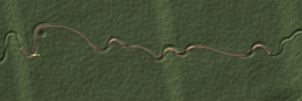
#> input picture godot/levels/world_cut_map.png, 302 x 101 px, given in place of brown_mud_02_diff_4k.jpg, which was not available; the run also reads 1 picture not shown here
$ python prep_trail_textures.py ../levels ../assets/helmets/helmet_6d_black_0.jpg
#> lines starting #> are read from the running program, lines starting #| are printed output that depends on the picture
"""Prepares the trail ground scans (Poly Haven, CC0) for world/ground.gdshader.

    python prep_trail_textures.py <folder with the 4k downloads> <godot/assets/textures/trail>

Per scan <id> (files <id>_diff_4k.jpg, <id>_nor_gl_4k.jpg, <id>_rough_4k.jpg) it writes
  <id>_col.jpg  the colour as a RATIO to the scan's own mean (x 0.5, sRGB): the shader multiplies the biome's
                trail colour by it, so every biome keeps its colour and gets the scan's detail. The scan's slow
                light / dark drifts (anything wider than ~1/6 of the tile) are flattened out: those are what the
                eye picks up as a repeating tile. Half desaturated, so stones keep a little of their own hue.
  <id>_nr.jpg   normal x, y (OpenGL) in R, G and roughness in B
"""
import sys, os
import numpy as np
from PIL import Image

Image.MAX_IMAGE_PIXELS = None
IDS = ["brown_mud_02", "brown_mud_03", "rocky_trail", "gravelly_sand"]


def lowpass(a, sigma_frac):
    """wrap-around Gaussian blur (the scans tile), sigma as a fraction of the image"""
    h, w = a.shape[:2]
    fy = np.fft.fftfreq(h)[:, None]
    fx = np.fft.rfftfreq(w)[None, :]
    g = np.exp(-2.0 * (np.pi ** 2) * ((fy * h * sigma_frac) ** 2 + (fx * w * sigma_frac) ** 2))
    if a.ndim == 2:
        return np.fft.irfft2(np.fft.rfft2(a) * g, s=(h, w))
    return np.stack([np.fft.irfft2(np.fft.rfft2(a[..., c]) * g, s=(h, w)) for c in range(a.shape[2])], axis=-1)


def srgb_to_lin(c):
    return np.where(c <= 0.04045, c / 12.92, ((c + 0.055) / 1.055) ** 2.4)


def lin_to_srgb(c):
    return np.where(c <= 0.0031308, c * 12.92, 1.055 * np.power(np.maximum(c, 1e-9), 1 / 2.4) - 0.055)


def main(src, dst):
#> called with src = '../levels', dst = '../assets/helmets/helmet_6d_black_0.jpg'
    os.makedirs(dst, exist_ok=True)
    for i in IDS:
        d = np.asarray(Image.open(os.path.join(src, i + "_diff_4k.jpg")).convert("RGB"), dtype=np.float32) / 255.0
        lin = srgb_to_lin(d)
#> in srgb_to_lin, `return np.where(c <= 0.04045, c / 12.92, ((c + 0.055) / 1.055) ** 2.4)`:
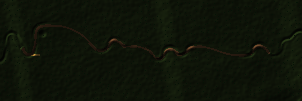
#> returned value: shape (101, 302, 3) float32; mean of channels 0, 1, 2 0.0589, 0.0802, 0.0354; drawn as R, G, B
        lum = lin @ np.array([0.2126, 0.7152, 0.0722], dtype=np.float32)
        slow = np.maximum(lowpass(lum, 1.0 / 6.0), 1e-4)
#> in lowpass, `return np.fft.irfft2(np.fft.rfft2(a) * g, s=(h, w))`:
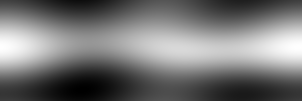
#> returned value: shape (101, 302) float64; min 0.0696, max 0.0758, mean 0.0724; drawn with min black and max white
        lin = lin * (lum.mean() / slow)[..., None]
        ratio = lin / lin.reshape(-1, 3).mean(axis=0)
        grey = (ratio @ np.array([0.2126, 0.7152, 0.0722], dtype=np.float32))[..., None]
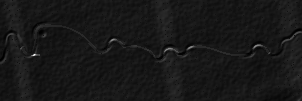
#> grey: shape (101, 302, 1) float64; min 0.206, max 8.55, mean 1; drawn with min black and max white
        ratio = grey + (ratio - grey) * 0.5
        ratio /= ratio.reshape(-1, 3).mean(axis=0)
        col = lin_to_srgb(np.clip(ratio * 0.5, 0, 1))
#> in lin_to_srgb, `return np.where(c <= 0.0031308, c * 12.92, 1.055 * np.power(np.maximum..`:
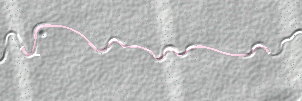
#> returned value: shape (101, 302, 3) float64; mean of channels 0, 1, 2 0.727, 0.73, 0.729; drawn as R, G, B
        Image.fromarray((col * 255 + 0.5).astype(np.uint8)).save(os.path.join(dst, i + "_col.jpg"), quality=90, subsampling=0)

#> (the run stopped early here; a loop or call above may not have finished)
